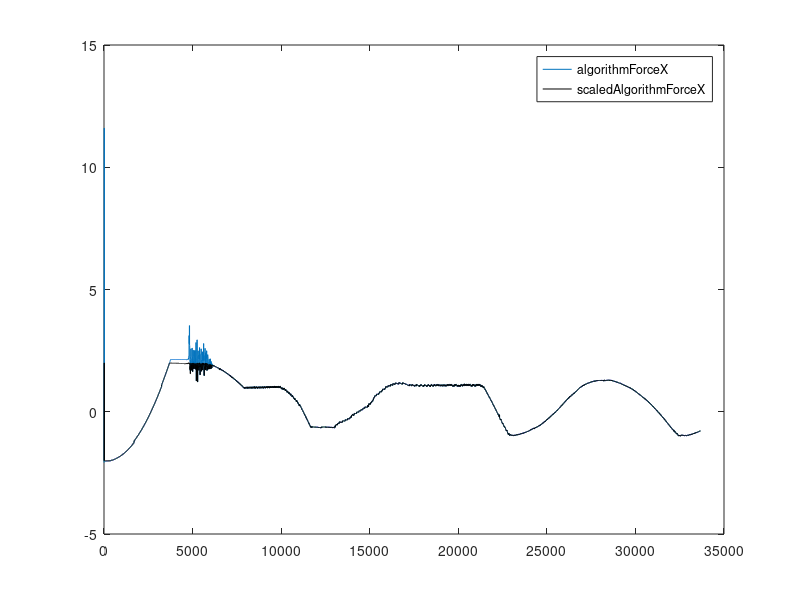
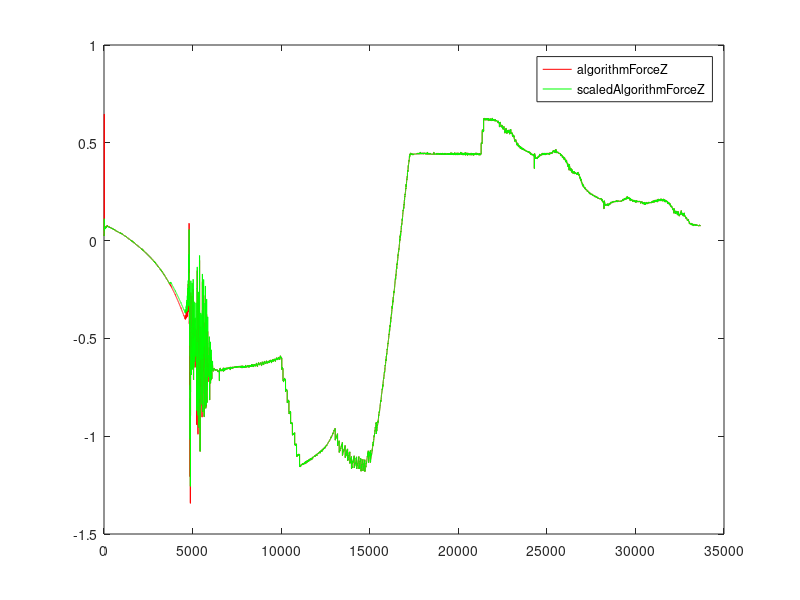

Recreate these plots in MATLAB, in order.
clear ; close all; clc
fprintf('Plotting Data ...\n')
data = load('onur2.txt');
X = data(:,1); y = data(:,2); z = data(:,3); t= data(:,4); 
plot(X);
hold on;
plot(z,'black');
legend('algorithmForceX','scaledAlgorithmForceX');

figure;
plot(y,'red');
hold on;
plot(t,'green');

legend('algorithmForceZ', 'scaledAlgorithmForceZ');
